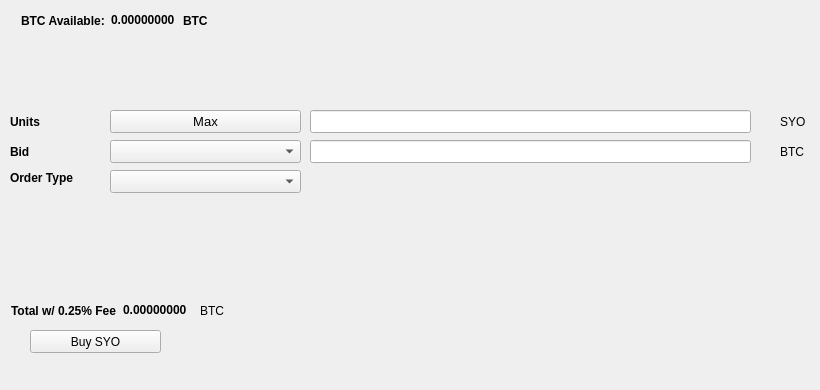
   <widget class="QWidget" name="BuyTab">
    <attribute name="title">
     <string>Buy</string>
    </attribute>
    <widget class="QPushButton" name="BuySYO">
     <property name="geometry">
      <rect>
       <x>30</x>
       <y>330</y>
       <width>131</width>
       <height>23</height>
      </rect>
     </property>
     <property name="text">
      <string>Buy SYO</string>
     </property>
     <property name="icon">
      <iconset resource="../syologic.qrc">
       <normaloff>:/icons/bitcoin</normaloff>:/icons/bitcoin</iconset>
     </property>
    </widget>
    <widget class="QLabel" name="label_3">
     <property name="geometry">
      <rect>
       <x>10</x>
       <y>110</y>
       <width>46</width>
       <height>23</height>
      </rect>
     </property>
     <property name="font">
      <font>
       <weight>75</weight>
       <bold>true</bold>
      </font>
     </property>
     <property name="text">
      <string>Units</string>
     </property>
    </widget>
    <widget class="QLineEdit" name="UnitsInput">
     <property name="geometry">
      <rect>
       <x>310</x>
       <y>110</y>
       <width>441</width>
       <height>23</height>
      </rect>
     </property>
     <property name="font">
      <font>
       <pointsize>9</pointsize>
       <weight>75</weight>
       <bold>true</bold>
      </font>
     </property>
    </widget>
    <widget class="QLineEdit" name="BuyBidPriceEdit">
     <property name="geometry">
      <rect>
       <x>310</x>
       <y>140</y>
       <width>441</width>
       <height>23</height>
      </rect>
     </property>
     <property name="font">
      <font>
       <pointsize>9</pointsize>
       <weight>75</weight>
       <bold>true</bold>
      </font>
     </property>
    </widget>
    <widget class="QLabel" name="label_4">
     <property name="geometry">
      <rect>
       <x>780</x>
       <y>110</y>
       <width>31</width>
       <height>23</height>
      </rect>
     </property>
     <property name="text">
      <string>SYO</string>
     </property>
    </widget>
    <widget class="QLabel" name="label_5">
     <property name="geometry">
      <rect>
       <x>780</x>
       <y>140</y>
       <width>31</width>
       <height>23</height>
      </rect>
     </property>
     <property name="text">
      <string>BTC</string>
     </property>
    </widget>
    <widget class="QLabel" name="label_6">
     <property name="geometry">
      <rect>
       <x>10</x>
       <y>140</y>
       <width>46</width>
       <height>23</height>
      </rect>
     </property>
     <property name="font">
      <font>
       <weight>75</weight>
       <bold>true</bold>
      </font>
     </property>
     <property name="text">
      <string>Bid</string>
     </property>
    </widget>
    <widget class="QLabel" name="label_7">
     <property name="geometry">
      <rect>
       <x>10</x>
       <y>170</y>
       <width>91</width>
       <height>16</height>
      </rect>
     </property>
     <property name="font">
      <font>
       <weight>75</weight>
       <bold>true</bold>
      </font>
     </property>
     <property name="text">
      <string>Order Type</string>
     </property>
    </widget>
    <widget class="QPushButton" name="Buy_Max_Amount">
     <property name="geometry">
      <rect>
       <x>110</x>
       <y>110</y>
       <width>191</width>
       <height>23</height>
      </rect>
     </property>
     <property name="font">
      <font>
       <pointsize>10</pointsize>
      </font>
     </property>
     <property name="text">
      <string>Max</string>
     </property>
    </widget>
    <widget class="QComboBox" name="BuyBidcomboBox">
     <property name="geometry">
      <rect>
       <x>110</x>
       <y>140</y>
       <width>191</width>
       <height>23</height>
      </rect>
     </property>
     <property name="font">
      <font>
       <pointsize>10</pointsize>
      </font>
     </property>
    </widget>
    <widget class="QComboBox" name="buyOrdertypeCombo">
     <property name="geometry">
      <rect>
       <x>110</x>
       <y>170</y>
       <width>191</width>
       <height>23</height>
      </rect>
     </property>
     <property name="font">
      <font>
       <pointsize>10</pointsize>
      </font>
     </property>
    </widget>
    <widget class="QWidget" name="layoutWidget1">
     <property name="geometry">
      <rect>
       <x>21</x>
       <y>11</y>
       <width>227</width>
       <height>19</height>
      </rect>
     </property>
     <layout class="QHBoxLayout" name="horizontalLayout_3">
      <item>
       <widget class="QLabel" name="label232">
        <property name="font">
         <font>
          <weight>75</weight>
          <bold>true</bold>
         </font>
        </property>
        <property name="text">
         <string>BTC Available:</string>
        </property>
       </widget>
      </item>
      <item>
       <widget class="QLabel" name="BtcAvailableLbl">
        <property name="palette">
         <palette>
          <active>
           <colorrole role="WindowText">
            <brush brushstyle="SolidPattern">
             <color alpha="255">
              <red>0</red>
              <green>0</green>
              <blue>0</blue>
             </color>
            </brush>
           </colorrole>
           <colorrole role="Button">
            <brush brushstyle="SolidPattern">
             <color alpha="255">
              <red>0</red>
              <green>170</green>
              <blue>0</blue>
             </color>
            </brush>
           </colorrole>
           <colorrole role="Light">
            <brush brushstyle="SolidPattern">
             <color alpha="255">
              <red>0</red>
              <green>255</green>
              <blue>0</blue>
             </color>
            </brush>
           </colorrole>
           <colorrole role="Midlight">
            <brush brushstyle="SolidPattern">
             <color alpha="255">
              <red>0</red>
              <green>212</green>
              <blue>0</blue>
             </color>
            </brush>
           </colorrole>
           <colorrole role="Dark">
            <brush brushstyle="SolidPattern">
             <color alpha="255">
              <red>0</red>
              <green>85</green>
              <blue>0</blue>
             </color>
            </brush>
           </colorrole>
           <colorrole role="Mid">
            <brush brushstyle="SolidPattern">
             <color alpha="255">
              <red>0</red>
              <green>113</green>
              <blue>0</blue>
             </color>
            </brush>
           </colorrole>
           <colorrole role="Text">
            <brush brushstyle="SolidPattern">
             <color alpha="255">
              <red>0</red>
              <green>170</green>
              <blue>0</blue>
             </color>
            </brush>
           </colorrole>
           <colorrole role="BrightText">
            <brush brushstyle="SolidPattern">
             <color alpha="255">
              <red>255</red>
              <green>255</green>
              <blue>255</blue>
             </color>
            </brush>
           </colorrole>
           <colorrole role="ButtonText">
            <brush brushstyle="SolidPattern">
             <color alpha="255">
              <red>0</red>
              <green>0</green>
              <blue>0</blue>
             </color>
            </brush>
           </colorrole>
           <colorrole role="Base">
            <brush brushstyle="SolidPattern">
             <color alpha="255">
              <red>255</red>
              <green>255</green>
              <blue>255</blue>
             </color>
            </brush>
           </colorrole>
           <colorrole role="Window">
            <brush brushstyle="SolidPattern">
             <color alpha="255">
              <red>0</red>
              <green>170</green>
              <blue>0</blue>
             </color>
            </brush>
           </colorrole>
           <colorrole role="Shadow">
            <brush brushstyle="SolidPattern">
             <color alpha="255">
              <red>0</red>
              <green>0</green>
              <blue>0</blue>
             </color>
            </brush>
           </colorrole>
           <colorrole role="AlternateBase">
            <brush brushstyle="SolidPattern">
             <color alpha="255">
              <red>127</red>
              <green>212</green>
              <blue>127</blue>
             </color>
            </brush>
           </colorrole>
           <colorrole role="ToolTipBase">
            <brush brushstyle="SolidPattern">
             <color alpha="255">
              <red>255</red>
              <green>255</green>
              <blue>220</blue>
             </color>
            </brush>
           </colorrole>
           <colorrole role="ToolTipText">
            <brush brushstyle="SolidPattern">
             <color alpha="255">
              <red>0</red>
              <green>0</green>
              <blue>0</blue>
             </color>
            </brush>
           </colorrole>
          </active>
          <inactive>
           <colorrole role="WindowText">
            <brush brushstyle="SolidPattern">
             <color alpha="255">
              <red>0</red>
              <green>0</green>
              <blue>0</blue>
             </color>
            </brush>
           </colorrole>
           <colorrole role="Button">
            <brush brushstyle="SolidPattern">
             <color alpha="255">
              <red>0</red>
              <green>170</green>
              <blue>0</blue>
             </color>
            </brush>
           </colorrole>
           <colorrole role="Light">
            <brush brushstyle="SolidPattern">
             <color alpha="255">
              <red>0</red>
              <green>255</green>
              <blue>0</blue>
             </color>
            </brush>
           </colorrole>
           <colorrole role="Midlight">
            <brush brushstyle="SolidPattern">
             <color alpha="255">
              <red>0</red>
              <green>212</green>
              <blue>0</blue>
             </color>
            </brush>
           </colorrole>
           <colorrole role="Dark">
            <brush brushstyle="SolidPattern">
             <color alpha="255">
              <red>0</red>
              <green>85</green>
              <blue>0</blue>
             </color>
            </brush>
           </colorrole>
           <colorrole role="Mid">
            <brush brushstyle="SolidPattern">
             <color alpha="255">
              <red>0</red>
              <green>113</green>
              <blue>0</blue>
             </color>
            </brush>
           </colorrole>
           <colorrole role="Text">
            <brush brushstyle="SolidPattern">
             <color alpha="255">
              <red>0</red>
              <green>170</green>
              <blue>0</blue>
             </color>
            </brush>
           </colorrole>
           <colorrole role="BrightText">
            <brush brushstyle="SolidPattern">
             <color alpha="255">
              <red>255</red>
              <green>255</green>
              <blue>255</blue>
             </color>
            </brush>
           </colorrole>
           <colorrole role="ButtonText">
            <brush brushstyle="SolidPattern">
             <color alpha="255">
              <red>0</red>
              <green>0</green>
              <blue>0</blue>
             </color>
            </brush>
           </colorrole>
           <colorrole role="Base">
            <brush brushstyle="SolidPattern">
             <color alpha="255">
              <red>255</red>
              <green>255</green>
              <blue>255</blue>
             </color>
            </brush>
           </colorrole>
           <colorrole role="Window">
            <brush brushstyle="SolidPattern">
             <color alpha="255">
              <red>0</red>
              <green>170</green>
              <blue>0</blue>
             </color>
            </brush>
           </colorrole>
           <colorrole role="Shadow">
            <brush brushstyle="SolidPattern">
             <color alpha="255">
              <red>0</red>
              <green>0</green>
              <blue>0</blue>
             </color>
            </brush>
           </colorrole>
           <colorrole role="AlternateBase">
            <brush brushstyle="SolidPattern">
             <color alpha="255">
              <red>127</red>
              <green>212</green>
              <blue>127</blue>
             </color>
            </brush>
           </colorrole>
           <colorrole role="ToolTipBase">
            <brush brushstyle="SolidPattern">
             <color alpha="255">
              <red>255</red>
              <green>255</green>
              <blue>220</blue>
             </color>
            </brush>
           </colorrole>
           <colorrole role="ToolTipText">
            <brush brushstyle="SolidPattern">
             <color alpha="255">
              <red>0</red>
              <green>0</green>
              <blue>0</blue>
             </color>
            </brush>
           </colorrole>
          </inactive>
          <disabled>
           <colorrole role="WindowText">
            <brush brushstyle="SolidPattern">
             <color alpha="255">
              <red>0</red>
              <green>85</green>
              <blue>0</blue>
             </color>
            </brush>
           </colorrole>
           <colorrole role="Button">
            <brush brushstyle="SolidPattern">
             <color alpha="255">
              <red>0</red>
              <green>170</green>
              <blue>0</blue>
             </color>
            </brush>
           </colorrole>
           <colorrole role="Light">
            <brush brushstyle="SolidPattern">
             <color alpha="255">
              <red>0</red>
              <green>255</green>
              <blue>0</blue>
             </color>
            </brush>
           </colorrole>
           <colorrole role="Midlight">
            <brush brushstyle="SolidPattern">
             <color alpha="255">
              <red>0</red>
              <green>212</green>
              <blue>0</blue>
             </color>
            </brush>
           </colorrole>
           <colorrole role="Dark">
            <brush brushstyle="SolidPattern">
             <color alpha="255">
              <red>0</red>
              <green>85</green>
              <blue>0</blue>
             </color>
            </brush>
           </colorrole>
           <colorrole role="Mid">
            <brush brushstyle="SolidPattern">
             <color alpha="255">
              <red>0</red>
              <green>113</green>
              <blue>0</blue>
             </color>
            </brush>
           </colorrole>
           <colorrole role="Text">
            <brush brushstyle="SolidPattern">
             <color alpha="255">
              <red>0</red>
              <green>85</green>
              <blue>0</blue>
             </color>
            </brush>
           </colorrole>
           <colorrole role="BrightText">
            <brush brushstyle="SolidPattern">
             <color alpha="255">
              <red>255</red>
              <green>255</green>
              <blue>255</blue>
             </color>
            </brush>
           </colorrole>
           <colorrole role="ButtonText">
            <brush brushstyle="SolidPattern">
             <color alpha="255">
              <red>0</red>
              <green>85</green>
              <blue>0</blue>
             </color>
            </brush>
           </colorrole>
           <colorrole role="Base">
            <brush brushstyle="SolidPattern">
             <color alpha="255">
              <red>0</red>
              <green>170</green>
              <blue>0</blue>
             </color>
            </brush>
           </colorrole>
           <colorrole role="Window">
            <brush brushstyle="SolidPattern">
             <color alpha="255">
              <red>0</red>
              <green>170</green>
              <blue>0</blue>
             </color>
            </brush>
           </colorrole>
           <colorrole role="Shadow">
            <brush brushstyle="SolidPattern">
             <color alpha="255">
              <red>0</red>
              <green>0</green>
              <blue>0</blue>
             </color>
            </brush>
           </colorrole>
           <colorrole role="AlternateBase">
            <brush brushstyle="SolidPattern">
             <color alpha="255">
              <red>0</red>
              <green>170</green>
              <blue>0</blue>
             </color>
            </brush>
           </colorrole>
           <colorrole role="ToolTipBase">
            <brush brushstyle="SolidPattern">
             <color alpha="255">
              <red>255</red>
              <green>255</green>
              <blue>220</blue>
             </color>
            </brush>
           </colorrole>
           <colorrole role="ToolTipText">
            <brush brushstyle="SolidPattern">
             <color alpha="255">
              <red>0</red>
              <green>0</green>
              <blue>0</blue>
             </color>
            </brush>
           </colorrole>
          </disabled>
         </palette>
        </property>
        <property name="font">
         <font>
          <weight>75</weight>
          <bold>true</bold>
         </font>
        </property>
        <property name="text">
         <string>0.00000000</string>
        </property>
        <property name="textInteractionFlags">
         <set>Qt::LinksAccessibleByMouse|Qt::TextSelectableByKeyboard|Qt::TextSelectableByMouse</set>
        </property>
       </widget>
      </item>
      <item>
       <widget class="QLabel" name="BtcAvailableLbl_2">
        <property name="font">
         <font>
          <weight>75</weight>
          <bold>true</bold>
         </font>
        </property>
        <property name="text">
         <string>BTC</string>
        </property>
       </widget>
      </item>
     </layout>
    </widget>
    <widget class="QWidget" name="layoutWidge2">
     <property name="geometry">
      <rect>
       <x>11</x>
       <y>301</y>
       <width>259</width>
       <height>19</height>
      </rect>
     </property>
     <layout class="QHBoxLayout" name="horizontalLayout_4">
      <item>
       <widget class="QLabel" name="label_9">
        <property name="font">
         <font>
          <weight>75</weight>
          <bold>true</bold>
         </font>
        </property>
        <property name="text">
         <string>Total w/ 0.25% Fee</string>
        </property>
       </widget>
      </item>
      <item>
       <widget class="QLabel" name="BuyCostLabel">
        <property name="palette">
         <palette>
          <active>
           <colorrole role="WindowText">
            <brush brushstyle="SolidPattern">
             <color alpha="255">
              <red>0</red>
              <green>0</green>
              <blue>0</blue>
             </color>
            </brush>
           </colorrole>
           <colorrole role="Button">
            <brush brushstyle="SolidPattern">
             <color alpha="255">
              <red>0</red>
              <green>170</green>
              <blue>0</blue>
             </color>
            </brush>
           </colorrole>
           <colorrole role="Light">
            <brush brushstyle="SolidPattern">
             <color alpha="255">
              <red>0</red>
              <green>255</green>
              <blue>0</blue>
             </color>
            </brush>
           </colorrole>
           <colorrole role="Midlight">
            <brush brushstyle="SolidPattern">
             <color alpha="255">
              <red>0</red>
              <green>212</green>
              <blue>0</blue>
             </color>
            </brush>
           </colorrole>
           <colorrole role="Dark">
            <brush brushstyle="SolidPattern">
             <color alpha="255">
              <red>0</red>
              <green>85</green>
              <blue>0</blue>
             </color>
            </brush>
           </colorrole>
           <colorrole role="Mid">
            <brush brushstyle="SolidPattern">
             <color alpha="255">
              <red>0</red>
              <green>113</green>
              <blue>0</blue>
             </color>
            </brush>
           </colorrole>
           <colorrole role="Text">
            <brush brushstyle="SolidPattern">
             <color alpha="255">
              <red>0</red>
              <green>170</green>
              <blue>0</blue>
             </color>
            </brush>
           </colorrole>
           <colorrole role="BrightText">
            <brush brushstyle="SolidPattern">
             <color alpha="255">
              <red>255</red>
              <green>255</green>
              <blue>255</blue>
             </color>
            </brush>
           </colorrole>
           <colorrole role="ButtonText">
            <brush brushstyle="SolidPattern">
             <color alpha="255">
              <red>0</red>
              <green>0</green>
              <blue>0</blue>
             </color>
            </brush>
           </colorrole>
           <colorrole role="Base">
            <brush brushstyle="SolidPattern">
             <color alpha="255">
              <red>255</red>
              <green>255</green>
              <blue>255</blue>
             </color>
            </brush>
           </colorrole>
           <colorrole role="Window">
            <brush brushstyle="SolidPattern">
             <color alpha="255">
              <red>0</red>
              <green>170</green>
              <blue>0</blue>
             </color>
            </brush>
           </colorrole>
           <colorrole role="Shadow">
            <brush brushstyle="SolidPattern">
             <color alpha="255">
              <red>0</red>
              <green>0</green>
              <blue>0</blue>
             </color>
            </brush>
           </colorrole>
           <colorrole role="AlternateBase">
            <brush brushstyle="SolidPattern">
             <color alpha="255">
              <red>127</red>
              <green>212</green>
              <blue>127</blue>
             </color>
            </brush>
           </colorrole>
           <colorrole role="ToolTipBase">
            <brush brushstyle="SolidPattern">
             <color alpha="255">
              <red>255</red>
              <green>255</green>
              <blue>220</blue>
             </color>
            </brush>
           </colorrole>
           <colorrole role="ToolTipText">
            <brush brushstyle="SolidPattern">
             <color alpha="255">
              <red>0</red>
              <green>0</green>
              <blue>0</blue>
             </color>
            </brush>
           </colorrole>
          </active>
          <inactive>
           <colorrole role="WindowText">
            <brush brushstyle="SolidPattern">
             <color alpha="255">
              <red>0</red>
              <green>0</green>
              <blue>0</blue>
             </color>
            </brush>
           </colorrole>
           <colorrole role="Button">
            <brush brushstyle="SolidPattern">
             <color alpha="255">
              <red>0</red>
              <green>170</green>
              <blue>0</blue>
             </color>
            </brush>
           </colorrole>
           <colorrole role="Light">
            <brush brushstyle="SolidPattern">
             <color alpha="255">
              <red>0</red>
              <green>255</green>
              <blue>0</blue>
             </color>
            </brush>
           </colorrole>
           <colorrole role="Midlight">
            <brush brushstyle="SolidPattern">
             <color alpha="255">
              <red>0</red>
              <green>212</green>
              <blue>0</blue>
             </color>
            </brush>
           </colorrole>
           <colorrole role="Dark">
            <brush brushstyle="SolidPattern">
             <color alpha="255">
              <red>0</red>
              <green>85</green>
              <blue>0</blue>
             </color>
            </brush>
           </colorrole>
           <colorrole role="Mid">
            <brush brushstyle="SolidPattern">
             <color alpha="255">
              <red>0</red>
              <green>113</green>
              <blue>0</blue>
             </color>
            </brush>
           </colorrole>
           <colorrole role="Text">
            <brush brushstyle="SolidPattern">
             <color alpha="255">
              <red>0</red>
              <green>170</green>
              <blue>0</blue>
             </color>
            </brush>
           </colorrole>
           <colorrole role="BrightText">
            <brush brushstyle="SolidPattern">
             <color alpha="255">
              <red>255</red>
              <green>255</green>
              <blue>255</blue>
             </color>
            </brush>
           </colorrole>
           <colorrole role="ButtonText">
            <brush brushstyle="SolidPattern">
             <color alpha="255">
              <red>0</red>
              <green>0</green>
              <blue>0</blue>
             </color>
            </brush>
           </colorrole>
           <colorrole role="Base">
            <brush brushstyle="SolidPattern">
             <color alpha="255">
              <red>255</red>
              <green>255</green>
              <blue>255</blue>
             </color>
            </brush>
           </colorrole>
           <colorrole role="Window">
            <brush brushstyle="SolidPattern">
             <color alpha="255">
              <red>0</red>
              <green>170</green>
              <blue>0</blue>
             </color>
            </brush>
           </colorrole>
           <colorrole role="Shadow">
            <brush brushstyle="SolidPattern">
             <color alpha="255">
              <red>0</red>
              <green>0</green>
              <blue>0</blue>
             </color>
            </brush>
           </colorrole>
           <colorrole role="AlternateBase">
            <brush brushstyle="SolidPattern">
             <color alpha="255">
              <red>127</red>
              <green>212</green>
              <blue>127</blue>
             </color>
            </brush>
           </colorrole>
           <colorrole role="ToolTipBase">
            <brush brushstyle="SolidPattern">
             <color alpha="255">
              <red>255</red>
              <green>255</green>
              <blue>220</blue>
             </color>
            </brush>
           </colorrole>
           <colorrole role="ToolTipText">
            <brush brushstyle="SolidPattern">
             <color alpha="255">
              <red>0</red>
              <green>0</green>
              <blue>0</blue>
             </color>
            </brush>
           </colorrole>
          </inactive>
          <disabled>
           <colorrole role="WindowText">
            <brush brushstyle="SolidPattern">
             <color alpha="255">
              <red>0</red>
              <green>85</green>
              <blue>0</blue>
             </color>
            </brush>
           </colorrole>
           <colorrole role="Button">
            <brush brushstyle="SolidPattern">
             <color alpha="255">
              <red>0</red>
              <green>170</green>
              <blue>0</blue>
             </color>
            </brush>
           </colorrole>
           <colorrole role="Light">
            <brush brushstyle="SolidPattern">
             <color alpha="255">
              <red>0</red>
              <green>255</green>
              <blue>0</blue>
             </color>
            </brush>
           </colorrole>
           <colorrole role="Midlight">
            <brush brushstyle="SolidPattern">
             <color alpha="255">
              <red>0</red>
              <green>212</green>
              <blue>0</blue>
             </color>
            </brush>
           </colorrole>
           <colorrole role="Dark">
            <brush brushstyle="SolidPattern">
             <color alpha="255">
              <red>0</red>
              <green>85</green>
              <blue>0</blue>
             </color>
            </brush>
           </colorrole>
           <colorrole role="Mid">
            <brush brushstyle="SolidPattern">
             <color alpha="255">
              <red>0</red>
              <green>113</green>
              <blue>0</blue>
             </color>
            </brush>
           </colorrole>
           <colorrole role="Text">
            <brush brushstyle="SolidPattern">
             <color alpha="255">
              <red>0</red>
              <green>85</green>
              <blue>0</blue>
             </color>
            </brush>
           </colorrole>
           <colorrole role="BrightText">
            <brush brushstyle="SolidPattern">
             <color alpha="255">
              <red>255</red>
              <green>255</green>
              <blue>255</blue>
             </color>
            </brush>
           </colorrole>
           <colorrole role="ButtonText">
            <brush brushstyle="SolidPattern">
             <color alpha="255">
              <red>0</red>
              <green>85</green>
              <blue>0</blue>
             </color>
            </brush>
           </colorrole>
           <colorrole role="Base">
            <brush brushstyle="SolidPattern">
             <color alpha="255">
              <red>0</red>
              <green>170</green>
              <blue>0</blue>
             </color>
            </brush>
           </colorrole>
           <colorrole role="Window">
            <brush brushstyle="SolidPattern">
             <color alpha="255">
              <red>0</red>
              <green>170</green>
              <blue>0</blue>
             </color>
            </brush>
           </colorrole>
           <colorrole role="Shadow">
            <brush brushstyle="SolidPattern">
             <color alpha="255">
              <red>0</red>
              <green>0</green>
              <blue>0</blue>
             </color>
            </brush>
           </colorrole>
           <colorrole role="AlternateBase">
            <brush brushstyle="SolidPattern">
             <color alpha="255">
              <red>0</red>
              <green>170</green>
              <blue>0</blue>
             </color>
            </brush>
           </colorrole>
           <colorrole role="ToolTipBase">
            <brush brushstyle="SolidPattern">
             <color alpha="255">
              <red>255</red>
              <green>255</green>
              <blue>220</blue>
             </color>
            </brush>
           </colorrole>
           <colorrole role="ToolTipText">
            <brush brushstyle="SolidPattern">
             <color alpha="255">
              <red>0</red>
              <green>0</green>
              <blue>0</blue>
             </color>
            </brush>
           </colorrole>
          </disabled>
         </palette>
        </property>
        <property name="font">
         <font>
          <weight>75</weight>
          <bold>true</bold>
         </font>
        </property>
        <property name="autoFillBackground">
         <bool>false</bool>
        </property>
        <property name="text">
         <string>0.00000000</string>
        </property>
        <property name="textInteractionFlags">
         <set>Qt::LinksAccessibleByMouse|Qt::TextSelectableByMouse</set>
        </property>
       </widget>
      </item>
      <item>
       <widget class="QLabel" name="label_10">
        <property name="font">
         <font>
          <weight>50</weight>
          <bold>false</bold>
         </font>
        </property>
        <property name="text">
         <string>BTC</string>
        </property>
       </widget>
      </item>
     </layout>
    </widget>
    <widget class="QLabel" name="label_24">
     <property name="geometry">
      <rect>
       <x>460</x>
       <y>300</y>
       <width>281</width>
       <height>81</height>
      </rect>
     </property>
     <property name="text">
      <string/>
     </property>
     <property name="pixmap">
      <pixmap>:/images/bittrex</pixmap>
     </property>
    </widget>
   </widget>
